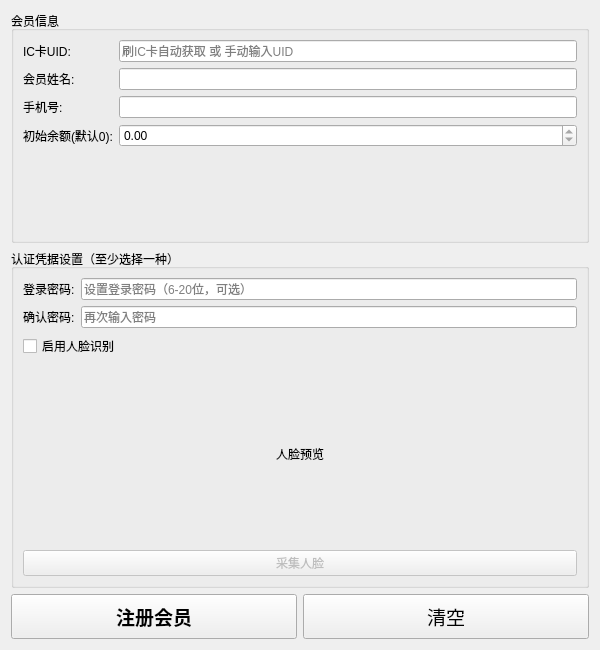
<?xml version="1.0" encoding="UTF-8"?>
<ui version="4.0">
 <class>MemberRegister</class>
 <widget class="QWidget" name="MemberRegister">
  <property name="geometry">
   <rect>
    <x>0</x>
    <y>0</y>
    <width>600</width>
    <height>650</height>
   </rect>
  </property>
  <property name="windowTitle">
   <string>会员注册</string>
  </property>
  <layout class="QVBoxLayout" name="verticalLayout">
   <item>
    <widget class="QGroupBox" name="groupBox_info">
     <property name="title">
      <string>会员信息</string>
     </property>
     <layout class="QFormLayout" name="formLayout">
      <item row="0" column="0">
       <widget class="QLabel" name="label">
        <property name="text">
         <string>IC卡UID:</string>
        </property>
       </widget>
      </item>
      <item row="0" column="1">
       <widget class="QLineEdit" name="lineEdit_uid">
        <property name="placeholderText">
         <string>刷IC卡自动获取 或 手动输入UID</string>
        </property>
       </widget>
      </item>
      <item row="1" column="0">
       <widget class="QLabel" name="label_2">
        <property name="text">
         <string>会员姓名:</string>
        </property>
       </widget>
      </item>
      <item row="1" column="1">
       <widget class="QLineEdit" name="lineEdit_name"/>
      </item>
      <item row="2" column="0">
       <widget class="QLabel" name="label_3">
        <property name="text">
         <string>手机号:</string>
        </property>
       </widget>
      </item>
      <item row="2" column="1">
       <widget class="QLineEdit" name="lineEdit_phone"/>
      </item>
      <item row="3" column="0">
       <widget class="QLabel" name="label_4">
        <property name="text">
         <string>初始余额(默认0):</string>
        </property>
       </widget>
      </item>
      <item row="3" column="1">
       <widget class="QDoubleSpinBox" name="doubleSpinBox_balance">
        <property name="readOnly">
         <bool>true</bool>
        </property>
        <property name="minimum">
         <double>0.00</double>
        </property>
        <property name="maximum">
         <double>99999.99</double>
        </property>
        <property name="value">
         <double>0.00</double>
        </property>
       </widget>
      </item>
     </layout>
    </widget>
   </item>
   <item>
    <widget class="QGroupBox" name="groupBox_credential">
     <property name="title">
      <string>认证凭据设置（至少选择一种）</string>
     </property>
     <layout class="QVBoxLayout" name="verticalLayout_credential">
      <item>
       <layout class="QFormLayout" name="formLayout_password">
        <item row="0" column="0">
         <widget class="QLabel" name="label_password">
          <property name="text">
           <string>登录密码:</string>
          </property>
         </widget>
        </item>
        <item row="0" column="1">
         <widget class="QLineEdit" name="lineEdit_password">
          <property name="echoMode">
           <enum>QLineEdit::Password</enum>
          </property>
          <property name="placeholderText">
           <string>设置登录密码（6-20位，可选）</string>
          </property>
         </widget>
        </item>
        <item row="1" column="0">
         <widget class="QLabel" name="label_confirm_password">
          <property name="text">
           <string>确认密码:</string>
          </property>
         </widget>
        </item>
        <item row="1" column="1">
         <widget class="QLineEdit" name="lineEdit_confirm_password">
          <property name="echoMode">
           <enum>QLineEdit::Password</enum>
          </property>
          <property name="placeholderText">
           <string>再次输入密码</string>
          </property>
         </widget>
        </item>
       </layout>
      </item>
      <item>
       <widget class="QCheckBox" name="checkBox_enable_face">
        <property name="text">
         <string>启用人脸识别</string>
        </property>
       </widget>
      </item>
      <item>
       <widget class="QLabel" name="label_face">
        <property name="minimumSize">
         <size>
          <width>320</width>
          <height>180</height>
         </size>
        </property>
        <property name="text">
         <string>人脸预览</string>
        </property>
        <property name="alignment">
         <set>Qt::AlignCenter</set>
        </property>
       </widget>
      </item>
      <item>
       <widget class="QPushButton" name="btn_capture_face">
        <property name="text">
         <string>采集人脸</string>
        </property>
        <property name="enabled">
         <bool>false</bool>
        </property>
       </widget>
      </item>
     </layout>
    </widget>
   </item>
   <item>
    <layout class="QHBoxLayout" name="horizontalLayout">
     <item>
      <widget class="QPushButton" name="btn_register">
       <property name="minimumSize">
        <size>
         <width>150</width>
         <height>45</height>
        </size>
       </property>
       <property name="font">
        <font>
         <pointsize>14</pointsize>
         <bold>true</bold>
        </font>
       </property>
       <property name="text">
        <string>注册会员</string>
       </property>
      </widget>
     </item>
     <item>
      <widget class="QPushButton" name="btn_clear">
       <property name="minimumSize">
        <size>
         <width>150</width>
         <height>45</height>
        </size>
       </property>
       <property name="font">
        <font>
         <pointsize>14</pointsize>
        </font>
       </property>
       <property name="text">
        <string>清空</string>
       </property>
      </widget>
     </item>
    </layout>
   </item>
  </layout>
 </widget>
 <resources/>
 <connections/>
</ui>
